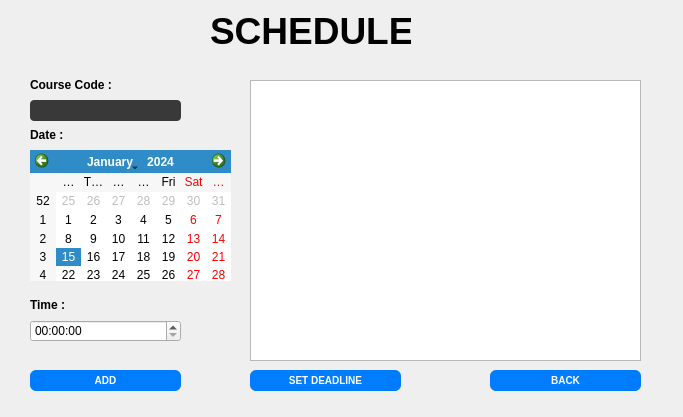
<?xml version="1.0" encoding="UTF-8"?>
<ui version="4.0">
 <class>acedamic</class>
 <widget class="QDialog" name="acedamic">
  <property name="geometry">
   <rect>
    <x>0</x>
    <y>0</y>
    <width>683</width>
    <height>417</height>
   </rect>
  </property>
  <property name="windowTitle">
   <string>Dialog</string>
  </property>
  <widget class="QLineEdit" name="course">
   <property name="geometry">
    <rect>
     <x>30</x>
     <y>100</y>
     <width>151</width>
     <height>21</height>
    </rect>
   </property>
   <property name="styleSheet">
    <string notr="true">QLineEdit{

  
  border-radius: 4px; 
 
  background-color: #393939;x;
}
</string>
   </property>
   <property name="echoMode">
    <enum>QLineEdit::EchoMode::Normal</enum>
   </property>
   <property name="cursorMoveStyle">
    <enum>Qt::CursorMoveStyle::LogicalMoveStyle</enum>
   </property>
  </widget>
  <widget class="QLabel" name="label_3">
   <property name="geometry">
    <rect>
     <x>30</x>
     <y>70</y>
     <width>111</width>
     <height>31</height>
    </rect>
   </property>
   <property name="text">
    <string>&lt;html&gt;&lt;head/&gt;&lt;body&gt;&lt;p&gt;&lt;span style=&quot; font-weight:700;&quot;&gt;Course Code :&lt;/span&gt;&lt;/p&gt;&lt;/body&gt;&lt;/html&gt;</string>
   </property>
  </widget>
  <widget class="QTableWidget" name="tableWidget">
   <property name="geometry">
    <rect>
     <x>250</x>
     <y>80</y>
     <width>391</width>
     <height>281</height>
    </rect>
   </property>
  </widget>
  <widget class="QPushButton" name="add">
   <property name="geometry">
    <rect>
     <x>30</x>
     <y>370</y>
     <width>151</width>
     <height>21</height>
    </rect>
   </property>
   <property name="styleSheet">
    <string notr="true">QPushButton {
	background-color:#007cff;
border-radius:6px;
font-size:10px;
font-weight: bold;
color:white;

}</string>
   </property>
   <property name="text">
    <string>ADD</string>
   </property>
  </widget>
  <widget class="QCalendarWidget" name="calendarWidget">
   <property name="geometry">
    <rect>
     <x>30</x>
     <y>150</y>
     <width>201</width>
     <height>131</height>
    </rect>
   </property>
  </widget>
  <widget class="QLabel" name="label">
   <property name="geometry">
    <rect>
     <x>210</x>
     <y>10</y>
     <width>201</width>
     <height>41</height>
    </rect>
   </property>
   <property name="text">
    <string>&lt;html&gt;&lt;head/&gt;&lt;body&gt;&lt;p align=&quot;center&quot;&gt;&lt;span style=&quot; font-size:28pt; font-weight:700;&quot;&gt;SCHEDULE&lt;/span&gt;&lt;/p&gt;&lt;/body&gt;&lt;/html&gt;</string>
   </property>
  </widget>
  <widget class="QLabel" name="label_5">
   <property name="geometry">
    <rect>
     <x>30</x>
     <y>120</y>
     <width>51</width>
     <height>31</height>
    </rect>
   </property>
   <property name="text">
    <string>&lt;html&gt;&lt;head/&gt;&lt;body&gt;&lt;p&gt;&lt;span style=&quot; font-weight:700;&quot;&gt;Date :&lt;/span&gt;&lt;/p&gt;&lt;/body&gt;&lt;/html&gt;</string>
   </property>
  </widget>
  <widget class="QLabel" name="label_6">
   <property name="geometry">
    <rect>
     <x>30</x>
     <y>290</y>
     <width>51</width>
     <height>31</height>
    </rect>
   </property>
   <property name="text">
    <string>&lt;html&gt;&lt;head/&gt;&lt;body&gt;&lt;p&gt;&lt;span style=&quot; font-weight:700;&quot;&gt;Time :&lt;/span&gt;&lt;/p&gt;&lt;/body&gt;&lt;/html&gt;</string>
   </property>
  </widget>
  <widget class="QTimeEdit" name="timeEdit">
   <property name="geometry">
    <rect>
     <x>30</x>
     <y>320</y>
     <width>151</width>
     <height>22</height>
    </rect>
   </property>
   <property name="styleSheet">
    <string notr="true">QTime{
border-radius:4px;
}</string>
   </property>
  </widget>
  <widget class="QPushButton" name="add_2">
   <property name="geometry">
    <rect>
     <x>490</x>
     <y>370</y>
     <width>151</width>
     <height>21</height>
    </rect>
   </property>
   <property name="styleSheet">
    <string notr="true">QPushButton {
	background-color:#007cff;
border-radius:6px;
font-size:10px;
font-weight: bold;
color:white;

}</string>
   </property>
   <property name="text">
    <string>BACK</string>
   </property>
  </widget>
  <widget class="QPushButton" name="add_3">
   <property name="geometry">
    <rect>
     <x>250</x>
     <y>370</y>
     <width>151</width>
     <height>21</height>
    </rect>
   </property>
   <property name="styleSheet">
    <string notr="true">QPushButton {
	background-color:#007cff;
border-radius:6px;
font-size:10px;
font-weight: bold;
color:white;

}</string>
   </property>
   <property name="text">
    <string>SET DEADLINE</string>
   </property>
  </widget>
 </widget>
 <resources/>
 <connections/>
</ui>
